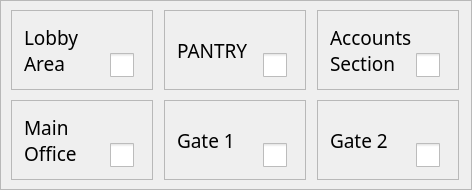
                                <widget class="QWidget" name="scrollAreaWidgetContents">
                                 <property name="geometry">
                                  <rect>
                                   <x>0</x>
                                   <y>0</y>
                                   <width>472</width>
                                   <height>188</height>
                                  </rect>
                                 </property>
                                 <property name="minimumSize">
                                  <size>
                                   <width>472</width>
                                   <height>0</height>
                                  </size>
                                 </property>
                                 <layout class="QHBoxLayout">
                                  <property name="spacing">
                                   <number>0</number>
                                  </property>
                                  <property name="leftMargin">
                                   <number>0</number>
                                  </property>
                                  <property name="topMargin">
                                   <number>0</number>
                                  </property>
                                  <property name="rightMargin">
                                   <number>0</number>
                                  </property>
                                  <property name="bottomMargin">
                                   <number>0</number>
                                  </property>
                                  <item>
                                   <widget class="QFrame" name="scrollAreaInnerContainer">
                                    <property name="frameShape">
                                     <enum>QFrame::StyledPanel</enum>
                                    </property>
                                    <property name="frameShadow">
                                     <enum>QFrame::Raised</enum>
                                    </property>
                                    <layout class="QGridLayout" name="gridLayout">
                                     <property name="spacing">
                                      <number>10</number>
                                     </property>
                                     <item row="0" column="0">
                                      <widget class="QFrame" name="lobbyContainer">
                                       <property name="minimumSize">
                                        <size>
                                         <width>142</width>
                                         <height>80</height>
                                        </size>
                                       </property>
                                       <property name="maximumSize">
                                        <size>
                                         <width>142</width>
                                         <height>80</height>
                                        </size>
                                       </property>
                                       <property name="frameShape">
                                        <enum>QFrame::StyledPanel</enum>
                                       </property>
                                       <property name="frameShadow">
                                        <enum>QFrame::Raised</enum>
                                       </property>
                                       <layout class="QHBoxLayout" name="horizontalLayout_32">
                                        <property name="spacing">
                                         <number>5</number>
                                        </property>
                                        <property name="leftMargin">
                                         <number>12</number>
                                        </property>
                                        <property name="topMargin">
                                         <number>12</number>
                                        </property>
                                        <property name="rightMargin">
                                         <number>12</number>
                                        </property>
                                        <property name="bottomMargin">
                                         <number>12</number>
                                        </property>
                                        <item>
                                         <widget class="QLabel" name="lobbyLabel">
                                          <property name="font">
                                           <font>
                                            <family>Noto Sans</family>
                                            <pointsize>14</pointsize>
                                           </font>
                                          </property>
                                          <property name="text">
                                           <string>Lobby Area</string>
                                          </property>
                                          <property name="wordWrap">
                                           <bool>true</bool>
                                          </property>
                                         </widget>
                                        </item>
                                        <item alignment="Qt::AlignRight|Qt::AlignBottom">
                                         <widget class="QCheckBox" name="lobbyCheck">
                                          <property name="styleSheet">
                                           <string notr="true">QCheckBox::indicator:unchecked {
    image: url(:/icons/icons/square.svg);
}

QCheckBox::indicator:checked {
    image: url(:/icons/icons/check-square.svg);
}

QCheckBox::indicator{
	width: 24px;
	height: 24px;
}</string>
                                          </property>
                                          <property name="text">
                                           <string/>
                                          </property>
                                         </widget>
                                        </item>
                                       </layout>
                                      </widget>
                                     </item>
                                     <item row="0" column="1">
                                      <widget class="QFrame" name="pantryContainer">
                                       <property name="minimumSize">
                                        <size>
                                         <width>142</width>
                                         <height>80</height>
                                        </size>
                                       </property>
                                       <property name="maximumSize">
                                        <size>
                                         <width>142</width>
                                         <height>80</height>
                                        </size>
                                       </property>
                                       <property name="frameShape">
                                        <enum>QFrame::StyledPanel</enum>
                                       </property>
                                       <property name="frameShadow">
                                        <enum>QFrame::Raised</enum>
                                       </property>
                                       <layout class="QHBoxLayout" name="horizontalLayout_27">
                                        <property name="spacing">
                                         <number>5</number>
                                        </property>
                                        <property name="leftMargin">
                                         <number>12</number>
                                        </property>
                                        <property name="topMargin">
                                         <number>12</number>
                                        </property>
                                        <property name="rightMargin">
                                         <number>12</number>
                                        </property>
                                        <property name="bottomMargin">
                                         <number>12</number>
                                        </property>
                                        <item>
                                         <widget class="QLabel" name="pantryLabel">
                                          <property name="font">
                                           <font>
                                            <family>Noto Sans</family>
                                            <pointsize>14</pointsize>
                                           </font>
                                          </property>
                                          <property name="text">
                                           <string>PANTRY</string>
                                          </property>
                                          <property name="wordWrap">
                                           <bool>true</bool>
                                          </property>
                                         </widget>
                                        </item>
                                        <item alignment="Qt::AlignRight|Qt::AlignBottom">
                                         <widget class="QCheckBox" name="pantryCheck">
                                          <property name="styleSheet">
                                           <string notr="true">QCheckBox::indicator:unchecked {
    image: url(:/icons/icons/square.svg);
}

QCheckBox::indicator:checked {
    image: url(:/icons/icons/check-square.svg);
}

QCheckBox::indicator{
	width: 24px;
	height: 24px;
}</string>
                                          </property>
                                          <property name="text">
                                           <string/>
                                          </property>
                                         </widget>
                                        </item>
                                       </layout>
                                      </widget>
                                     </item>
                                     <item row="0" column="2">
                                      <widget class="QFrame" name="accountsContainer">
                                       <property name="minimumSize">
                                        <size>
                                         <width>142</width>
                                         <height>80</height>
                                        </size>
                                       </property>
                                       <property name="maximumSize">
                                        <size>
                                         <width>142</width>
                                         <height>80</height>
                                        </size>
                                       </property>
                                       <property name="frameShape">
                                        <enum>QFrame::StyledPanel</enum>
                                       </property>
                                       <property name="frameShadow">
                                        <enum>QFrame::Raised</enum>
                                       </property>
                                       <layout class="QHBoxLayout" name="horizontalLayout_28">
                                        <property name="spacing">
                                         <number>5</number>
                                        </property>
                                        <property name="leftMargin">
                                         <number>12</number>
                                        </property>
                                        <property name="topMargin">
                                         <number>12</number>
                                        </property>
                                        <property name="rightMargin">
                                         <number>12</number>
                                        </property>
                                        <property name="bottomMargin">
                                         <number>12</number>
                                        </property>
                                        <item>
                                         <widget class="QLabel" name="accountsLabel">
                                          <property name="font">
                                           <font>
                                            <family>Noto Sans</family>
                                            <pointsize>14</pointsize>
                                           </font>
                                          </property>
                                          <property name="text">
                                           <string>Accounts Section</string>
                                          </property>
                                          <property name="wordWrap">
                                           <bool>true</bool>
                                          </property>
                                         </widget>
                                        </item>
                                        <item alignment="Qt::AlignRight|Qt::AlignBottom">
                                         <widget class="QCheckBox" name="accountsCheck">
                                          <property name="styleSheet">
                                           <string notr="true">QCheckBox::indicator:unchecked {
    image: url(:/icons/icons/square.svg);
}

QCheckBox::indicator:checked {
    image: url(:/icons/icons/check-square.svg);
}

QCheckBox::indicator{
	width: 24px;
	height: 24px;
}</string>
                                          </property>
                                          <property name="text">
                                           <string/>
                                          </property>
                                         </widget>
                                        </item>
                                       </layout>
                                      </widget>
                                     </item>
                                     <item row="1" column="0">
                                      <widget class="QFrame" name="mainOfficeContainer">
                                       <property name="minimumSize">
                                        <size>
                                         <width>142</width>
                                         <height>80</height>
                                        </size>
                                       </property>
                                       <property name="maximumSize">
                                        <size>
                                         <width>142</width>
                                         <height>80</height>
                                        </size>
                                       </property>
                                       <property name="frameShape">
                                        <enum>QFrame::StyledPanel</enum>
                                       </property>
                                       <property name="frameShadow">
                                        <enum>QFrame::Raised</enum>
                                       </property>
                                       <layout class="QHBoxLayout" name="horizontalLayout_29">
                                        <property name="spacing">
                                         <number>5</number>
                                        </property>
                                        <property name="leftMargin">
                                         <number>12</number>
                                        </property>
                                        <property name="topMargin">
                                         <number>12</number>
                                        </property>
                                        <property name="rightMargin">
                                         <number>12</number>
                                        </property>
                                        <property name="bottomMargin">
                                         <number>12</number>
                                        </property>
                                        <item>
                                         <widget class="QLabel" name="mainOfficeLabel">
                                          <property name="font">
                                           <font>
                                            <family>Noto Sans</family>
                                            <pointsize>14</pointsize>
                                           </font>
                                          </property>
                                          <property name="text">
                                           <string>Main Office</string>
                                          </property>
                                          <property name="wordWrap">
                                           <bool>true</bool>
                                          </property>
                                         </widget>
                                        </item>
                                        <item alignment="Qt::AlignRight|Qt::AlignBottom">
                                         <widget class="QCheckBox" name="mainOfficeCheck">
                                          <property name="styleSheet">
                                           <string notr="true">QCheckBox::indicator:unchecked {
    image: url(:/icons/icons/square.svg);
}

QCheckBox::indicator:checked {
    image: url(:/icons/icons/check-square.svg);
}

QCheckBox::indicator{
	width: 24px;
	height: 24px;
}</string>
                                          </property>
                                          <property name="text">
                                           <string/>
                                          </property>
                                         </widget>
                                        </item>
                                       </layout>
                                      </widget>
                                     </item>
                                     <item row="1" column="1">
                                      <widget class="QFrame" name="gate1Container">
                                       <property name="minimumSize">
                                        <size>
                                         <width>142</width>
                                         <height>80</height>
                                        </size>
                                       </property>
                                       <property name="maximumSize">
                                        <size>
                                         <width>142</width>
                                         <height>80</height>
                                        </size>
                                       </property>
                                       <property name="frameShape">
                                        <enum>QFrame::StyledPanel</enum>
                                       </property>
                                       <property name="frameShadow">
                                        <enum>QFrame::Raised</enum>
                                       </property>
                                       <layout class="QHBoxLayout" name="horizontalLayout_30">
                                        <property name="spacing">
                                         <number>5</number>
                                        </property>
                                        <property name="leftMargin">
                                         <number>12</number>
                                        </property>
                                        <property name="topMargin">
                                         <number>12</number>
                                        </property>
                                        <property name="rightMargin">
                                         <number>12</number>
                                        </property>
                                        <property name="bottomMargin">
                                         <number>12</number>
                                        </property>
                                        <item>
                                         <widget class="QLabel" name="gate1Label">
                                          <property name="font">
                                           <font>
                                            <family>Noto Sans</family>
                                            <pointsize>14</pointsize>
                                           </font>
                                          </property>
                                          <property name="text">
                                           <string>Gate 1</string>
                                          </property>
                                          <property name="wordWrap">
                                           <bool>true</bool>
                                          </property>
                                         </widget>
                                        </item>
                                        <item alignment="Qt::AlignRight|Qt::AlignBottom">
                                         <widget class="QCheckBox" name="gate1Check">
                                          <property name="styleSheet">
                                           <string notr="true">QCheckBox::indicator:unchecked {
    image: url(:/icons/icons/square.svg);
}

QCheckBox::indicator:checked {
    image: url(:/icons/icons/check-square.svg);
}

QCheckBox::indicator{
	width: 24px;
	height: 24px;
}</string>
                                          </property>
                                          <property name="text">
                                           <string/>
                                          </property>
                                         </widget>
                                        </item>
                                       </layout>
                                      </widget>
                                     </item>
                                     <item row="1" column="2">
                                      <widget class="QFrame" name="gate2Container">
                                       <property name="minimumSize">
                                        <size>
                                         <width>142</width>
                                         <height>80</height>
                                        </size>
                                       </property>
                                       <property name="maximumSize">
                                        <size>
                                         <width>142</width>
                                         <height>80</height>
                                        </size>
                                       </property>
                                       <property name="frameShape">
                                        <enum>QFrame::StyledPanel</enum>
                                       </property>
                                       <property name="frameShadow">
                                        <enum>QFrame::Raised</enum>
                                       </property>
                                       <layout class="QHBoxLayout" name="horizontalLayout_31">
                                        <property name="spacing">
                                         <number>5</number>
                                        </property>
                                        <property name="leftMargin">
                                         <number>12</number>
                                        </property>
                                        <property name="topMargin">
                                         <number>12</number>
                                        </property>
                                        <property name="rightMargin">
                                         <number>12</number>
                                        </property>
                                        <property name="bottomMargin">
                                         <number>12</number>
                                        </property>
                                        <item>
                                         <widget class="QLabel" name="gate2Label">
                                          <property name="font">
                                           <font>
                                            <family>Noto Sans</family>
                                            <pointsize>14</pointsize>
                                           </font>
                                          </property>
                                          <property name="text">
                                           <string>Gate 2</string>
                                          </property>
                                          <property name="wordWrap">
                                           <bool>true</bool>
                                          </property>
                                         </widget>
                                        </item>
                                        <item alignment="Qt::AlignRight|Qt::AlignBottom">
                                         <widget class="QCheckBox" name="gate2Check">
                                          <property name="styleSheet">
                                           <string notr="true">QCheckBox::indicator:unchecked {
    image: url(:/icons/icons/square.svg);
}

QCheckBox::indicator:checked {
    image: url(:/icons/icons/check-square.svg);
}

QCheckBox::indicator{
	width: 24px;
	height: 24px;
}</string>
                                          </property>
                                          <property name="text">
                                           <string/>
                                          </property>
                                         </widget>
                                        </item>
                                       </layout>
                                      </widget>
                                     </item>
                                    </layout>
                                   </widget>
                                  </item>
                                 </layout>
                                </widget>
